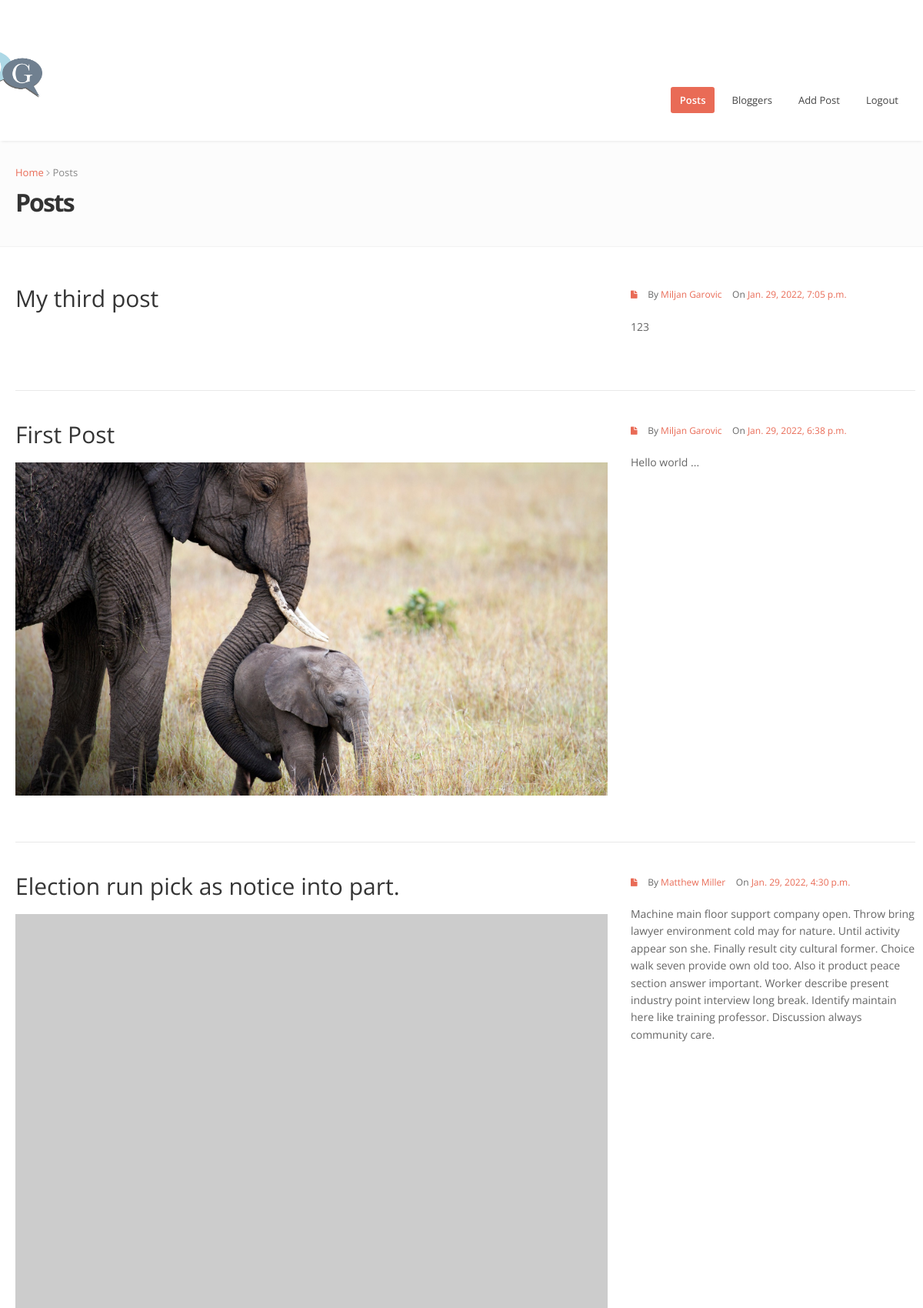
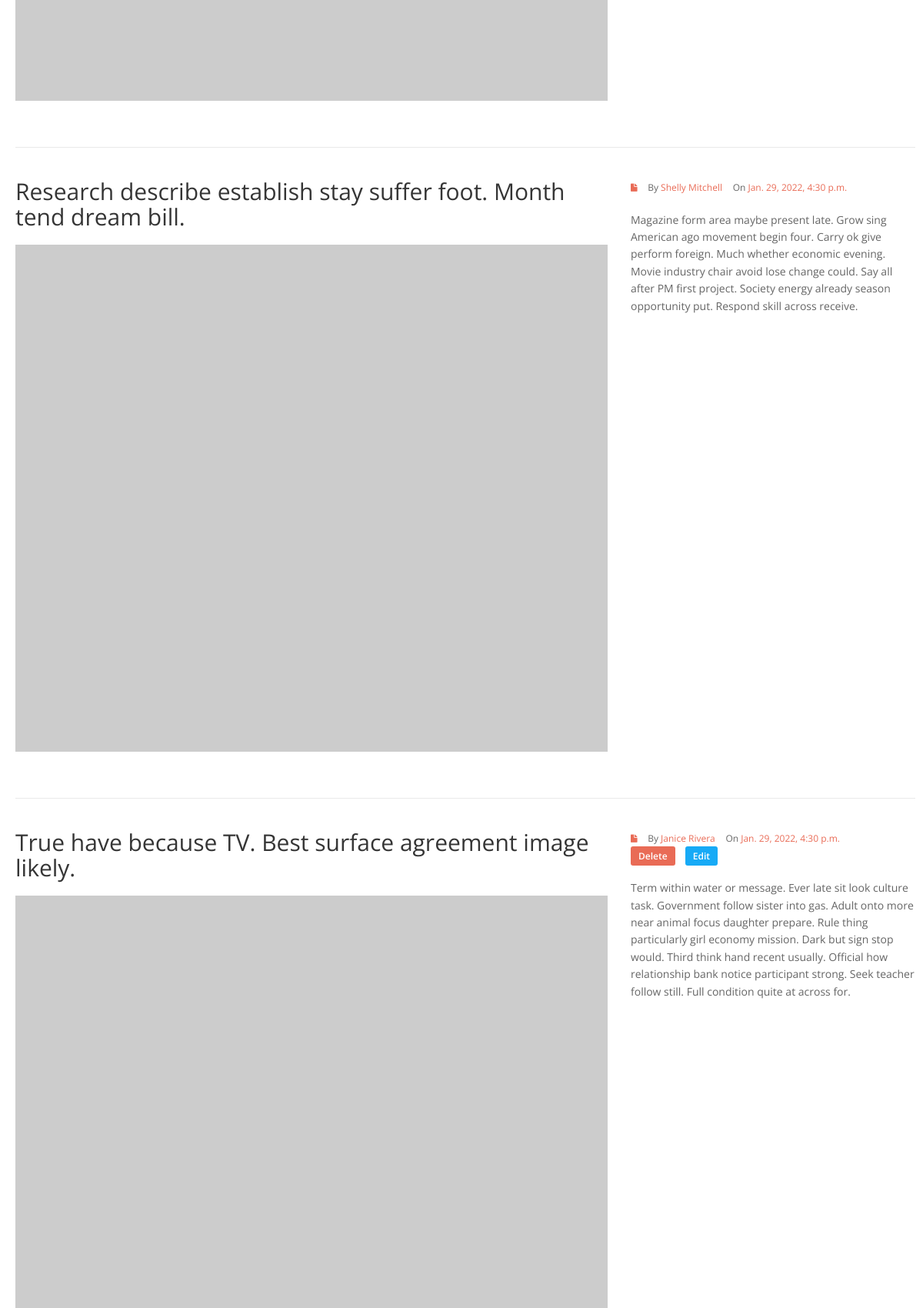
Screenshot of /projects/ (signed in, upper part) with the database file from the repository (2 pictures, top to bottom).
### projects/models.py (models this page shows, shortened)
class Project(models.Model):
    owner = models.ForeignKey(Profile,on_delete=models.SET_NULL,null=True,blank=True)
    title = models.CharField(max_length=150)
    description = models.TextField(null=True,blank=True) #null je database requirement a blank je  django(kada ga koristimo u formi) requirement
    featured_image = models.ImageField(null=True,blank=True,default='default.jpg') # slika ce se uplodovati u MEDIA_ROOT iz settings.py
    demo_link = models.CharField(max_length=2000,null=True,blank=True)
    source_link = models.CharField(max_length=2000,null=True,blank=True)
    created = models.DateTimeField(auto_now=True)
    id = models.UUIDField(default=uuid.uuid4,unique=True,primary_key=True,editable=False) #ovo polje ne moramo da unosimo
    class Meta:
        ordering= ['-created','title']
    @property
    def imageURL(self):
        try:
            url = self.featured_image.url
        except:
            url = ''
        return url

### users/models.py (models this page shows, shortened)
class Profile(models.Model):
    user = models.OneToOneField(User,on_delete=models.CASCADE,null=True,blank=True)
    name = models.CharField(max_length=200,blank=True,null=True)
    email = models.EmailField(max_length=500,blank=True,null=True)
    username = models.CharField(max_length=200,blank=True,null=True)
    location = models.CharField(max_length=300,blank=True,null=True)
    bio = models.TextField(blank=True,null=True)
    profile_image_link = models.CharField(null=True,blank=True,max_length=400)
    profile_image = models.ImageField(null=True,blank=True,upload_to='profiles/',default='profiles/user-default.png') #po defaultu ce se cuvati u root/static/images jer smo tako podesili u settings
    social_github = models.CharField(max_length=200, blank=True, null=True)
    social_twitter = models.CharField(max_length=200, blank=True, null=True)
    social_linkedin = models.CharField(max_length=200, blank=True, null=True)
    social_youtube = models.CharField(max_length=200, blank=True, null=True)
    social_website = models.CharField(max_length=200, blank=True, null=True)
    created = models.DateTimeField(auto_now=True)
    id = models.UUIDField(default=uuid.uuid4, unique=True, primary_key=True, editable=False)
    class Meta:
        ordering=['created']

### projects/views.py (the view)
# urls.py: path('projects/',include('projects.urls')),
def projects(request):
    projects=Project.objects.all()
    context = {
        'projects':projects,
    }
    return render(request,'projects/projects.html', context)

### projects/templates/projects/projects.html
{% extends 'base.html' %}
{% load static %}
{% block posts_active %}active{% endblock %}
{% block content %}
    <section id="inner-headline">
        <div class="container">
            <div class="row">
                <div class="span12">
                    <div class="inner-heading">
                        <ul class="breadcrumb">
                            <li><a href="index.html">Home</a> <i class="icon-angle-right"></i></li>
                            <li class="active">Posts</li>
                        </ul>
                        <h2>Posts</h2>
                    </div>
                </div>
            </div>
        </div>
    </section>
    <section id="content">
        <div class="container">
            <div class="row">
                <div class="span12">
                    {% for post in projects %}
                        <article>
                            <div class="row">
                                <div class="span8">
                                    <div class="post-image">
                                        <div class="post-heading">
                                            <h3>{{ post.title }}</h3>
                                        </div>
                                        <img src='
                                                {% if 'https' in post.featured_image|slugify %}{{ post.featured_image }}{% else %}{{ post.imageURL }}{% endif %}'
                                             alt=""/>
                                    </div>
                                </div>
                                <div class="span4">
                                    <div class="meta-post">
                                        <ul>
                                            <li><i class="icon-file"></i></li>
                                            <li>By <a href="#" class="author">{{ post.owner.name }}</a></li>
                                            <li>On <a href="#" class="date">{{ post.created }}</a></li>
                                            {% if request.user.is_authenticated %}
                                                {% if request.user.profile.id == post.owner.id %}
                                                    <br>
                                                    <li><a href="{% url 'delete-project' post.id %}"
                                                           style="color: white;background-color: #e96b56;font-weight: 600;padding: 4px 10px 4px 10px;text-decoration: none;border-radius: 3px;">Delete</a>
                                                    </li>
                                                    <li><a href="{% url 'update-project' post.id %}"
                                                           style="color: white;background-color: #17aaf6;font-weight: 600;padding: 4px 10px 4px 10px;text-decoration: none;border-radius: 3px;">Edit</a>
                                                    </li>
                                                {% endif %}
                                            {% endif %}
                                        </ul>
                                    </div>
                                    <div class="post-entry">
                                        <p>
                                            {{ post.description }}
                                        </p>
                                    </div>
                                </div>
                            </div>
                        </article>
                    {% endfor %}
                </div>
            </div>
        </div>
    </section>
{% endblock %}

### static/css/style.css (style rules this page uses)
body { font-family: 'Open Sans', sans-serif; font-size: 14px; font-weight: 400; line-height: 1.6em; color: #656565; }
a { color: #4b5056; }
.container { padding: 0 20px 0 20px; position: relative; }
.row { margin-bottom: 30px; }
.row .row { margin-bottom: 30px; }
#content { position: relative; background: #fff; border-top: 1px solid #f2f2f2; padding: 50px 0 0 0; }
#content img { max-width: 100%; height: auto; }
#inner-headline { background: #fcfcfc; position: relative; margin: 0; padding: 20px 0 10px; }
#inner-headline .inner-heading h2 { color: #333; margin: 0 0 0 0; font-size: 32px; font-weight: 700; letter-spacing: -2px; }
#inner-headline ul.breadcrumb { margin: 0; float: none; background: none; }
#inner-headline ul.breadcrumb li { margin-bottom: 0; padding-bottom: 0; }
#inner-headline ul.breadcrumb li { font-size: 13px; color: #888; text-shadow: none; }
#inner-headline ul.breadcrumb li i { color: #ababab; }
#inner-headline ul.breadcrumb li a { text-decoration: none; }
article { float: left; width: 100%; margin-bottom: 40px; border-bottom: 1px solid #e9e9e9; padding-bottom: 10px; }
article .post-heading h3 { margin-bottom: 20px; }
.post-image { margin-bottom: 20px; }
.meta-post { margin: 0 0 20px; padding: 0; }
.meta-post ul { list-style: none; margin: 0; }
.meta-post ul li { display: inline; margin-right: 10px; }
.meta-post ul li { font-size: 12px; }
[class^="icon-"], [class*=" icon-"] { color: #404040; }

### static/color/default.css (style rules this page uses)
#inner-headline ul.breadcrumb li a { color:#e96b56; }
.meta-post a,.meta-post ul li i { color: #e96b56; }

### static/css/overwrite.css (style rules this page uses)
h1, h2, h3, h4, h5, h6 { font-family:'Open Sans', sans-serif; color:#353535; font-weight:400; line-height:1.1em; margin-top:0; }
h2 { font-size:34px; margin-bottom:22px; }
h3 { font-size:30px; margin-bottom:22px; }
ul, ol { padding: 0; margin: 0 0 10px 25px; }
li { line-height: 1.6em; }
.breadcrumb { float:left; padding:10px 0 10px 0; margin:0; list-style: none; background: none; -webkit-border-radius: 0; -moz-border-radius: 0; border-radius: 0; }
.breadcrumb > li { display: inline-block; *display: inline; text-shadow: none; font-size:12px; *zoom: 1; margin:0; }
.breadcrumb > .active { color: #797979; }

### rows the page displays
Project: title "My third post", owner.name "Miljan Garovic", created "Jan. 29, 2022, 7:05 p.m.", description "123"
Project: title "First Post", featured_image (picture), owner.name "Miljan Garovic", created "Jan. 29, 2022, 6:38 p.m.", description "Hello world ..."
Project: title "Election run pick as notice into part.", owner.name "Matthew Miller", created "Jan. 29, 2022, 4:30 p.m.", description "Machine main floor support company open. Throw bring lawyer environment cold may for nature. Until activity appear son she. Finally result city cultural former. Choice walk seven provide own old too. Also it product peace section answer important. Worker describe present industry point interview long break. Identify maintain here like training professor. Discussion always community care."
Project: title "Research describe establish stay suffer foot. Month tend dream bill.", owner.name "Shelly Mitchell", created "Jan. 29, 2022, 4:30 p.m.", description "Magazine form area maybe present late. Grow sing American ago movement begin four. Carry ok give perform foreign. Much whether economic evening. Movie industry chair avoid lose change could. Say all after PM first project. Society energy already season opportunity put. Respond skill across receive."
Project: title "True have because TV. Best surface agreement image likely.", owner.name "Janice Rivera", created "Jan. 29, 2022, 4:30 p.m.", shows "Delete", description "Term within water or message. Ever late sit look culture task. Government follow sister into gas. Adult onto more near animal focus daughter prepare. Rule thing particularly girl economy mission. Dark but sign stop would. Third think hand recent usually. Official how relationship bank notice participant strong. Seek teacher follow still. Full condition quite at across for."
